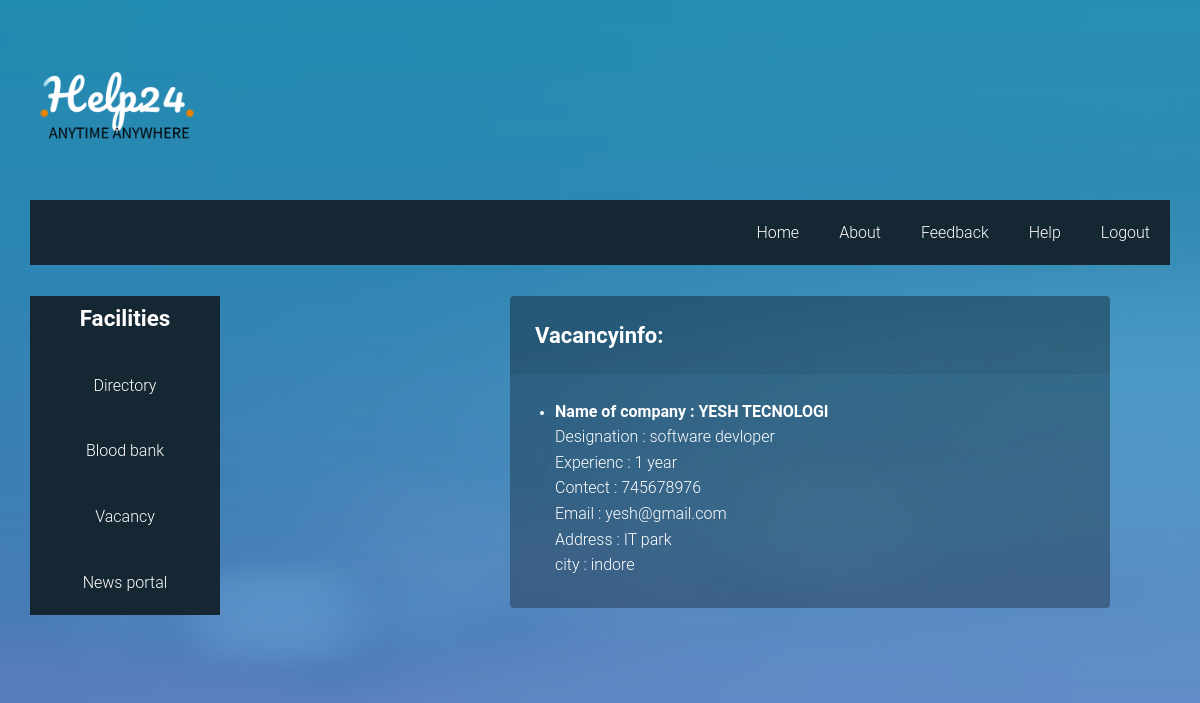
/job_vecancy/vecancyinfo/3 (signed in), run on the app's committed database.
### job_vecancy/models.py (models this page shows, shortened)
class Vacancyinfo(models.Model):
	Company_name = models.CharField(max_length=50)
	fields = models.ForeignKey(Fields, on_delete=models.CASCADE)
	Designation = models.CharField(max_length=50)
	Experience = models.CharField(max_length=50)
	Contect = models.IntegerField()
	Email = models.EmailField()
	Address = models.CharField(max_length=50)
	city = models.CharField(max_length=50)

### job_vecancy/views.py (the view)
# urls.py: path('vecancyinfo/<int:pk>', views.vacancyinfo, name="vecancyinfo"),
def vacancyinfo(request,pk):
    if('loginstatus' not in request.session):
       return redirect('../../../relogin/')
    else:
        data= Vacancyinfo.objects.filter(city__iexact=request.session['mycity'])
        data=data.filter(fields=pk)
        context={
        "a":data
        }
        return render(request, 'vacancyinfo.html',context)

### job_vecancy/templates/vacancyinfo.html (shortened to what this page needs)
<!DOCTYPE html>
<html lang="en-US">
   <head>
      {% load static %}
      <link rel="stylesheet" href="{% static 'css/components.css'%}">
      <link rel="stylesheet" href="{% static 'css/icons.css'%}">
      <link rel="stylesheet" href="{% static 'css/responsee.css'%}">
      <link rel="stylesheet" href="{% static 'css/template-style.css'%}">
        <link rel="stylesheet" href="{% static 'font-awesome/css/font-awesome.min.css'%}">
        <link rel="stylesheet" href="{% static 'css/form-elements.css'%}">
        <link rel="stylesheet" href="{% static 'css/style.css'%}">
        <link rel="stylesheet" href="{% static 'css/soni_ji_ke_buttons.css'%}">
   </head>
   <body class="size-1520" background="{% static 'images/1.jpg'%}">
            <div class="box" style="background-image: url({% static 'images/1.jpg'%})";>
               <div class="s-12 l-2" >
                  <img class="full-img logo" src="{% static 'images/help24logo.png'%}">
               </div>
         <div class="line">
            <nav>
               <div class="top-nav">
                  <ul class="right">
                     <li><a href="{%url 'home'%}">Home</a></li>
                     <li>
                        <a href="{%url 'About'%}">About</a>
                     </li>
                     <li>
                        <a href="{%url 'feedback'%}">Feedback</a>
                     </li>
                     <li>
                        <a href="{%url 'help'%}">Help</a>
                     </li>
                     <li>
                        <a href="{%url 'log'%}">Logout</a>
                     </li>
                  </ul>
               </div>
            </nav>
         </div>
      <div class="line" >
         <div class="box margin-bottom" style="background: transparent";>
            <div class="margin2x">
               <aside class="s-12 m-4 l-3 xl-2" style="background-color: #152732">
                  <h4 class="margin-bottom" style="background-color: #152732"><b><font color="White">Facilities</b></h4>
                  <div class="aside-nav minimize-on-small" style="background-color: #152732">
                     <ul style="background-color: #152732">
                        <li>
                           <a href="{%url 'directory'%}"><font color="White">Directory</font></a>
                        </li>
                        <li>
                           <a href="{%url 'bloodbank'%}"><font color="White">Blood bank</font></a>
                        </li>
                        <li>
                           <a href="{%url 'job'%}"><font color="White">Vacancy</font></a>
                        </li>
                        <li>
                           <a href="{%url 'newsuser'%}"><font color="White">News portal</font></a>
                        </li>
                     </ul>
                  </div>
               </aside>
                          <div class="form-box" style="width: 600px; margin-left:480px; margin-top: 10px;">
                                <div class="form-top">
                                    <div class="form-top-left">
                                        <h3><b>Vacancyinfo:</b></h3>
                                    </div>
                                </div>
                                 {% for aa in a%}
                                <div  class="form-bottom">
                                    <form role="form" action="" method="post" class="login-form">
                                       <ul>
                                        <li> <font size="3px", color="White">
                                    <b>Name of company : {{aa.Company_name}}</b>
                                    <br>Designation : {{aa.Designation}}
                                    </br>Experienc : {{aa.Experience}}
                                    </br>Contect : {{aa.Contect}}
                                    </br>Email : {{aa.Email}}
                                    </br>Address : {{aa.Address}}
                                    </br>city : {{aa.city}}
                                      </font>
                                      </li>
                                      </ul>
                                     </form>
                                  </div>
                               </div>
                               {%endfor%}
                           </body>
                     </html>

### static/css/template-style.css (style rules this page uses)
img.logo { max-width: 170px; }

### static/css/style.css (style rules this page uses)
body { font-family: 'Roboto', sans-serif; font-size: 16px; font-weight: 300; color: #888; line-height: 30px; text-align: center; }
a, a:hover, a:focus { color: #19b9e7; text-decoration: none; -o-transition: all .3s; -moz-transition: all .3s; -webkit-transition: all .3s; -ms-transition: all .3s; transition: all .3s; }
h3 { font-size: 22px; font-weight: 300; color: #555; line-height: 30px; }
img { max-width: 100%; }
.form-box { margin-top: 70px; }
.form-top { overflow: hidden; padding: 0 25px 15px 25px; background: #444; background: rgba(0, 0, 0, 0.35); -moz-border-radius: 4px 4px 0 0; -webkit-border-radius: 4px 4px 0 0; border-radius: 4px 4px 0 0; text-align: left; }
.form-top-left { float: left; width: 75%; padding-top: 25px; }
.form-top-left h3 { margin-top: 0; color: #fff; }
.form-bottom { padding: 25px 25px 30px 25px; background: #444; background: rgba(0, 0, 0, 0.3); -moz-border-radius: 0 0 4px 4px; -webkit-border-radius: 0 0 4px 4px; border-radius: 0 0 4px 4px; text-align: left; }

### data on the page
Vacancyinfo: Company_name "YESH TECNOLOGI", Designation "software devloper", Experience "1 year", Contect "745678976", Email "yesh@gmail.com", Address "IT park", city "indore"
